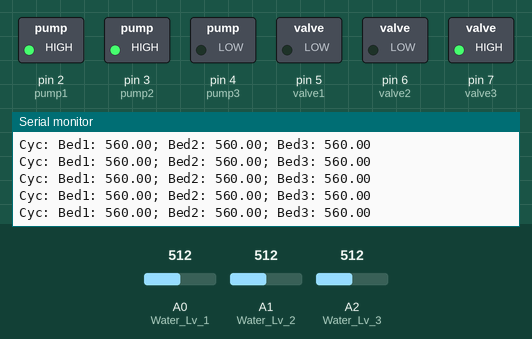
This sketch was run on a simulated Arduino Uno, built with avr-gcc and run on an emulated ATmega328P. Shown: switched loads named in the sketch (green lamp = pin HIGH), the last lines printed to the serial monitor. Inputs (shaded band) come from the test bench; at power-on: A0 (Water_Lv_1) = 512, A1 (Water_Lv_2) = 512, A2 (Water_Lv_3) = 512.

Above: at 1.2 s.
1.3 s: A0 (Water_Lv_1) set to 306
At 1.43 s:
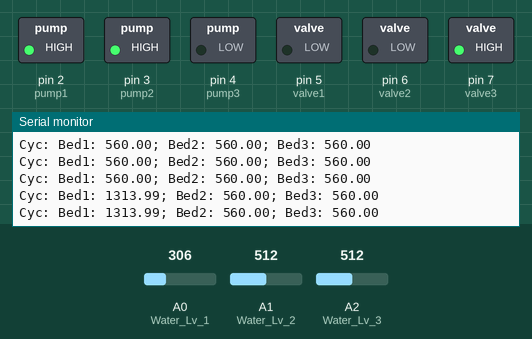
4.3 s: A1 (Water_Lv_2) set to 306
At 4.33 s:
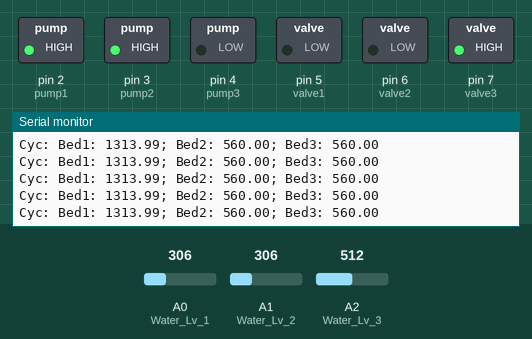
7.3 s: A2 (Water_Lv_3) set to 306
At 7.33 s:
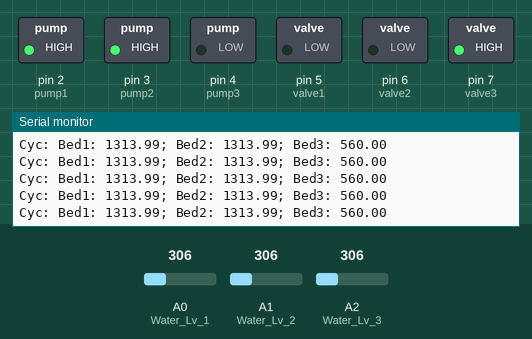
10.3 s: A0 (Water_Lv_1) set to 511
At 10.3 s:
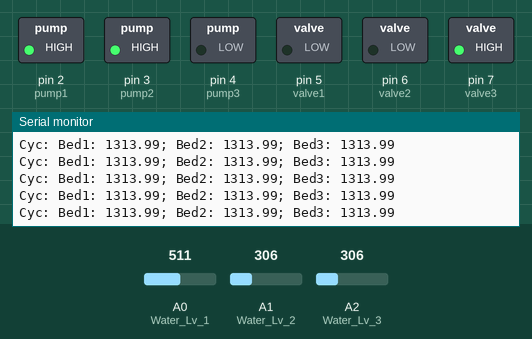
13.3 s: A1 (Water_Lv_2) set to 0
At 13.41 s:
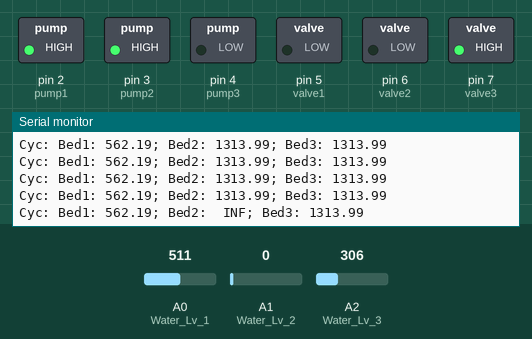
15.3 s: A2 (Water_Lv_3) set to 0
At 15.42 s:
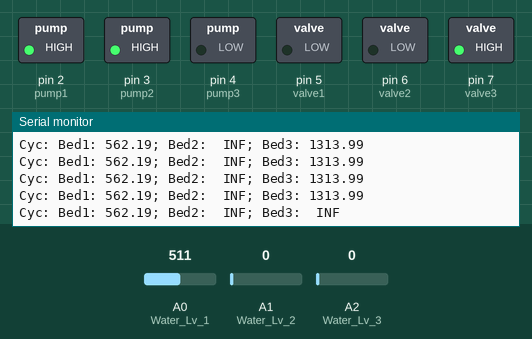
Timing chart, 0 to 18.3 s (numbered marks = the images above; inputs shaded):
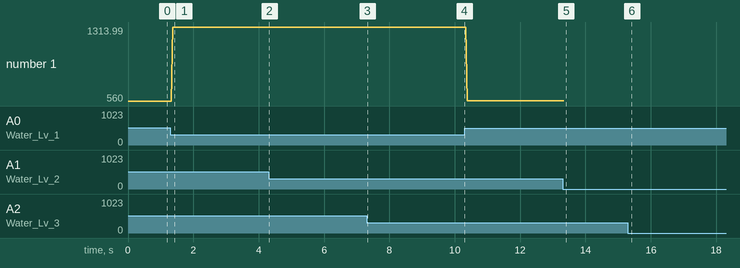

Measured:
- after the input at 1.3 s, the serial monitor: prints a new line after 0.07 s (image 1)
- after the input at 13.3 s, the serial monitor: prints a new line after 0.09 s (image 5)
- after the input at 15.3 s, the serial monitor: prints a new line after 0.10 s (image 6)
- plotted number 1: 560 → 1313.99 after the input at 1.3 s, 1313.99 → 562.19 after the input at 10.3 s

The sketch:

print_water_lv.ino
```cpp
// Print all water level
#define aref_voltage 5.0
//Thresholds for water levels
float bed1_dry = 1400;
float bed2_dry = 1630;
float bed3_dry = 1630;//R is high when water level is low
float bed1_full = 900;
float bed2_full = 800;
float bed3_full = 650;//R is low when water level is high
boolean b1_filling = false;
boolean b2_filling = false;
boolean b3_filling = false;
//Water level sensors
#define Water_Lv_1 A0
#define Water_Lv_2 A1
#define Water_Lv_3 A2
float SERIESRESISTOR = 560.0;
//Out put
//Pumps
int pump1 = 2;
int pump2 = 3;
int pump3 = 4;
//Valves
int valve1 = 5;
int valve2 = 6;
int valve3 = 7;
void setup() {
  Serial.begin(9600);
  pinMode(2, OUTPUT);
  pinMode(3, OUTPUT);
  pinMode(4, OUTPUT);
  pinMode(5, OUTPUT);
  pinMode(6, OUTPUT);
  pinMode(7, OUTPUT);
 drain(1);
drain(2);
fill(3);

}

void loop() {
  float bed1 = (aref_voltage / ((analogRead(Water_Lv_1) * aref_voltage) / 1024.0) - 1) * SERIESRESISTOR;
  float bed2 = (aref_voltage / ((analogRead(Water_Lv_2) * aref_voltage) / 1024.0) - 1) * SERIESRESISTOR;
  float bed3 = (aref_voltage / ((analogRead(Water_Lv_3) * aref_voltage) / 1024.0) - 1) * SERIESRESISTOR;
  //Serial.print(analogRead(A0));
  Serial.print("Cyc: Bed1: " + String(bed1));
  Serial.print("; Bed2: " + String(bed2));
  Serial.println("; Bed3: " + String(bed3));


}

void drain(int bed) {
  if (bed == 1) {
    digitalWrite(valve1, LOW); //open valve
    digitalWrite(pump1, HIGH); //turn off pump
    return;
  }
  if (bed == 2) {
    digitalWrite(valve2, LOW); //open valve
    digitalWrite(pump2, HIGH); //turn off pump
    return;
  }
  if (bed == 3) {
    digitalWrite(valve3, LOW); //open valve
    digitalWrite(pump3, HIGH); //turn off pump
    return;
  }
}
void fill(int bed) {
  if (bed == 1) {
    digitalWrite(valve1, HIGH); //shut off valve
    digitalWrite(pump1, LOW); //turn on pump
    return;
  }
  if (bed == 2) {
    digitalWrite(valve2, HIGH); //shut off valve
    digitalWrite(pump2, LOW); //turn on pump
    return;
  }
  if (bed == 3) {
    digitalWrite(valve3, HIGH); //shut off valve
    digitalWrite(pump3, LOW); //turn on pump
    return;
  }
}
```
